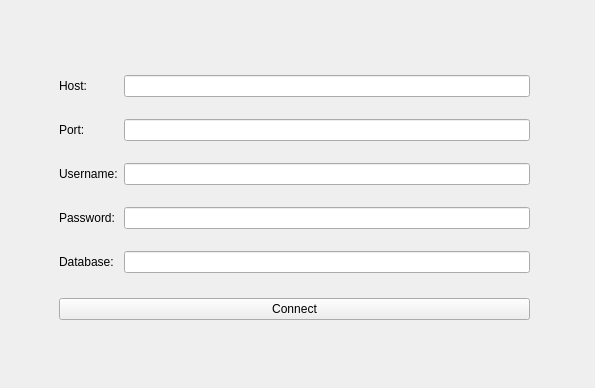
<?xml version="1.0" encoding="UTF-8"?>
<ui version="4.0">
 <class>ConnectDialog</class>
 <widget class="QWidget" name="ConnectDialog">
  <property name="geometry">
   <rect>
    <x>0</x>
    <y>0</y>
    <width>595</width>
    <height>388</height>
   </rect>
  </property>
  <property name="windowTitle">
   <string>Form</string>
  </property>
  <widget class="QWidget" name="verticalLayoutWidget">
   <property name="geometry">
    <rect>
     <x>59</x>
     <y>49</y>
     <width>471</width>
     <height>271</height>
    </rect>
   </property>
   <layout class="QVBoxLayout" name="verticalLayout_2">
    <item>
     <layout class="QFormLayout" name="formLayout_2">
      <item row="0" column="1">
       <spacer name="verticalSpacer_2">
        <property name="orientation">
         <enum>Qt::Vertical</enum>
        </property>
        <property name="sizeType">
         <enum>QSizePolicy::Fixed</enum>
        </property>
        <property name="sizeHint" stdset="0">
         <size>
          <width>20</width>
          <height>20</height>
         </size>
        </property>
       </spacer>
      </item>
      <item row="1" column="0">
       <widget class="QLabel" name="lbl_host">
        <property name="text">
         <string>Host:</string>
        </property>
       </widget>
      </item>
      <item row="1" column="1">
       <widget class="QLineEdit" name="input_host"/>
      </item>
      <item row="2" column="1">
       <spacer name="verticalSpacer">
        <property name="orientation">
         <enum>Qt::Vertical</enum>
        </property>
        <property name="sizeType">
         <enum>QSizePolicy::Fixed</enum>
        </property>
        <property name="sizeHint" stdset="0">
         <size>
          <width>20</width>
          <height>10</height>
         </size>
        </property>
       </spacer>
      </item>
      <item row="3" column="0">
       <widget class="QLabel" name="lbl_port">
        <property name="text">
         <string>Port:</string>
        </property>
       </widget>
      </item>
      <item row="3" column="1">
       <widget class="QLineEdit" name="input_port"/>
      </item>
      <item row="4" column="1">
       <spacer name="verticalSpacer_3">
        <property name="orientation">
         <enum>Qt::Vertical</enum>
        </property>
        <property name="sizeType">
         <enum>QSizePolicy::Fixed</enum>
        </property>
        <property name="sizeHint" stdset="0">
         <size>
          <width>40</width>
          <height>10</height>
         </size>
        </property>
       </spacer>
      </item>
      <item row="5" column="0">
       <widget class="QLabel" name="lbl_username">
        <property name="text">
         <string>Username:</string>
        </property>
       </widget>
      </item>
      <item row="5" column="1">
       <widget class="QLineEdit" name="input_username"/>
      </item>
      <item row="6" column="1">
       <spacer name="verticalSpacer_4">
        <property name="orientation">
         <enum>Qt::Vertical</enum>
        </property>
        <property name="sizeType">
         <enum>QSizePolicy::Fixed</enum>
        </property>
        <property name="sizeHint" stdset="0">
         <size>
          <width>20</width>
          <height>10</height>
         </size>
        </property>
       </spacer>
      </item>
      <item row="7" column="0">
       <widget class="QLabel" name="lbl_password">
        <property name="text">
         <string>Password:</string>
        </property>
       </widget>
      </item>
      <item row="7" column="1">
       <widget class="QLineEdit" name="input_password"/>
      </item>
      <item row="8" column="1">
       <spacer name="verticalSpacer_5">
        <property name="orientation">
         <enum>Qt::Vertical</enum>
        </property>
        <property name="sizeType">
         <enum>QSizePolicy::Fixed</enum>
        </property>
        <property name="sizeHint" stdset="0">
         <size>
          <width>20</width>
          <height>10</height>
         </size>
        </property>
       </spacer>
      </item>
      <item row="9" column="0">
       <widget class="QLabel" name="lbl_database">
        <property name="text">
         <string>Database:</string>
        </property>
       </widget>
      </item>
      <item row="9" column="1">
       <widget class="QLineEdit" name="input_database"/>
      </item>
     </layout>
    </item>
    <item>
     <widget class="QPushButton" name="btn_connect">
      <property name="text">
       <string>Connect</string>
      </property>
     </widget>
    </item>
   </layout>
  </widget>
 </widget>
 <resources/>
 <connections/>
</ui>
